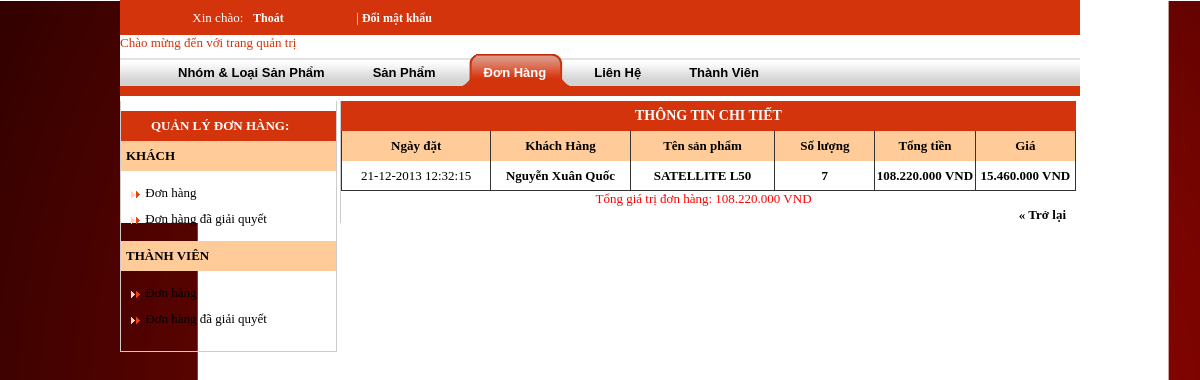
The app's page /shoppc/admincp/?m=dh&b=gh-guest-chitiet&u=Nguyễn Xuân Quốc&ngay=2013-12-21 12:32:15 (signed in) with its own data.
### tables this page shows
CREATE TABLE IF NOT EXISTS `sanpham` (
  `id` int(20) NOT NULL AUTO_INCREMENT,
  `id_loai` int(10) NOT NULL,
  `tensp` text NOT NULL,
  `mota` text NOT NULL,
  `hinh` text NOT NULL,
  `gia` int(15) NOT NULL,
  `ghichu` text NOT NULL,
  `soluongban` int(10) NOT NULL,
  `id_menu` int(10) NOT NULL,
  PRIMARY KEY (`id`)
);

CREATE TABLE IF NOT EXISTS `hoadon` (
  `id_hoadon` int(10) NOT NULL AUTO_INCREMENT,
  `hoten` varchar(255) NOT NULL,
  `diachi` text NOT NULL,
  `email` varchar(255) NOT NULL,
  `dienthoai` int(20) NOT NULL,
  `fax` int(20) NOT NULL,
  `cty` varchar(255) NOT NULL,
  `id` varchar(10) NOT NULL,
  `soluong` int(10) NOT NULL,
  `tongtien` float NOT NULL,
  `ngaydat` datetime NOT NULL,
  `tinhtrang` text NOT NULL,
  PRIMARY KEY (`id_hoadon`)
);

### shoppc/admincp/function.php (called while the page is built, shortened)
<?php
function ConvertDate_time_db($predate)
{
	$arr1=explode(" ",$predate);
	$arr=substr($arr1[0],0,10);
	$date=explode("-",$arr);
	return $date[2]."-".$date[1]."-".$date[0]." ".$arr1[1] ;
}
?>

### shoppc/admincp/include/gh-guest-chitiet.php (the view, shortened to what this page needs)
<table width="735" border="0" cellspacing="0" cellpadding="0">
      <tr>
        <td colspan="6" class="tieude" align="center">THÔNG TIN CHI TIẾT</td>
      </tr>
      <tr height="30" bgcolor="#FFCC99">
            <td align="center" width="150" style="border-left:1px solid #333; border-right:1px solid #333"><strong>Ngày đặt</strong></td>
            <td align="center" width="140" style="border-right:1px solid #333"><strong>Khách Hàng</strong></td>
            <td align="center" width="145" style="border-right:1px solid #333"><strong>Tên sản phẩm</strong></td>
            <td align="center" width="100" style="border-right:1px solid #333"><strong>Số lượng </strong></td>
            <td align="center" width="100" style="border-right:1px solid #333"><strong>Tổng tiền </strong></td>
            <td align="center" width="100" style="border-right:1px solid #333"><strong>Giá</strong></td>
         </tr>
<?php
	$u=$_GET["u"];
	$nd=$_GET["ngay"];
	$sql="select hoadon.*,sanpham.* from sanpham,hoadon where sanpham.id=hoadon.id and hoadon.hoten='$u' and hoadon.ngaydat='$nd'";
	$kq=mysql_query($sql);
	while($r=mysql_fetch_array($kq))
	{
		$users=$r["hoten"];$ngaydat=ConvertDate_time_db($r["ngaydat"]);
		$diachi=$r["diachi"];$email=$r["email"];$dt=$r["dienthoai"];
		$tensp=$r["tensp"];$soluong=$r["soluong"];$hinhanh=$r["hinh"];;
		$tongtien=$r["tongtien"];$tt=number_format($tongtien,0,'','.');
		$gia=$r["gia"];$gia2=number_format($gia,0,'','.');
		$sum+=$tongtien;$s=number_format($sum,0,'','.');
?>
        <tr height="30">
             <td align="center" width="150" style="border-left:1px solid #333;border-right:1px solid #333; border-bottom:1px solid #333;"><strong></strong><?php echo "$ngaydat"; ?></strong></td>
            <td align="center" width="140" style="border-right:1px solid #333; border-bottom:1px solid #333;"><strong><a onmouseover="Tip('<?php echo "Họ tên: $users<hr>Địa chỉ: $diachi<hr>Email: $email<hr>Điện thoại: $dt"; ?>')"><?php echo "$users";?></a></strong></td>
            <td align="center" width="145" style="border-right:1px solid #333; border-bottom:1px solid #333;"><strong><?php echo "$tensp";?></strong></td>
            <td align="center" width="100" style="border-right:1px solid #333; border-bottom:1px solid #333;"><strong><?php echo "$soluong"; ?></strong></td>
            <td align="center" width="100" style="border-right:1px solid #333; border-bottom:1px solid #333;"><strong><?php echo "$tt VND"; ?></strong></td>
            <td align="center" width="100" style="border-right:1px solid #333; border-bottom:1px solid #333;"><strong><?php echo "$gia2 VND"; ?></strong></td>
 	 </tr>
<?php
	}
?>
<tr>
	<td colspan="6" align="center" style=" padding-right:10px; color:#FF0000">Tổng giá trị đơn hàng: <?php echo "$s VND"; ?> </td>
</tr>
<tr>
	<td colspan="6" align="right" style=" padding-right:10px; color:#000099"><a href="#" onClick="window.history.go(-1);"><strong>&laquo; Trở lại</strong></a></td>
</tr>
</table>

### shoppc/admincp/css/main.css (style rules this page uses)
body { background-repeat: repeat-y; margin-left: 0px; margin-top: 0px; margin-right: 0px; margin-bottom: 0px; text-align: center; font-family:Tahoma; font-size:13px; background-image:url(../../images/bg2.png); background-color:#FFFFFF; background-attachment: fixed; }
a:link { text-decoration: none; color:#000000; }
.tieude { color:#FFFFFF; font-family:Tahoma; font-size: 14px; font-weight:bold; background-color:#d4340c;height:30px; }

### records on screen
sanpham: hoadon.ngaydat "21-12-2013 12:32:15", hoadon.hoten "Nguyễn Xuân Quốc", tensp "SATELLITE L50", hoadon.soluong "7", hoadon.tongtien "108.220.000", gia "15.460.000"

### other values on screen
$s "108.220.000"
